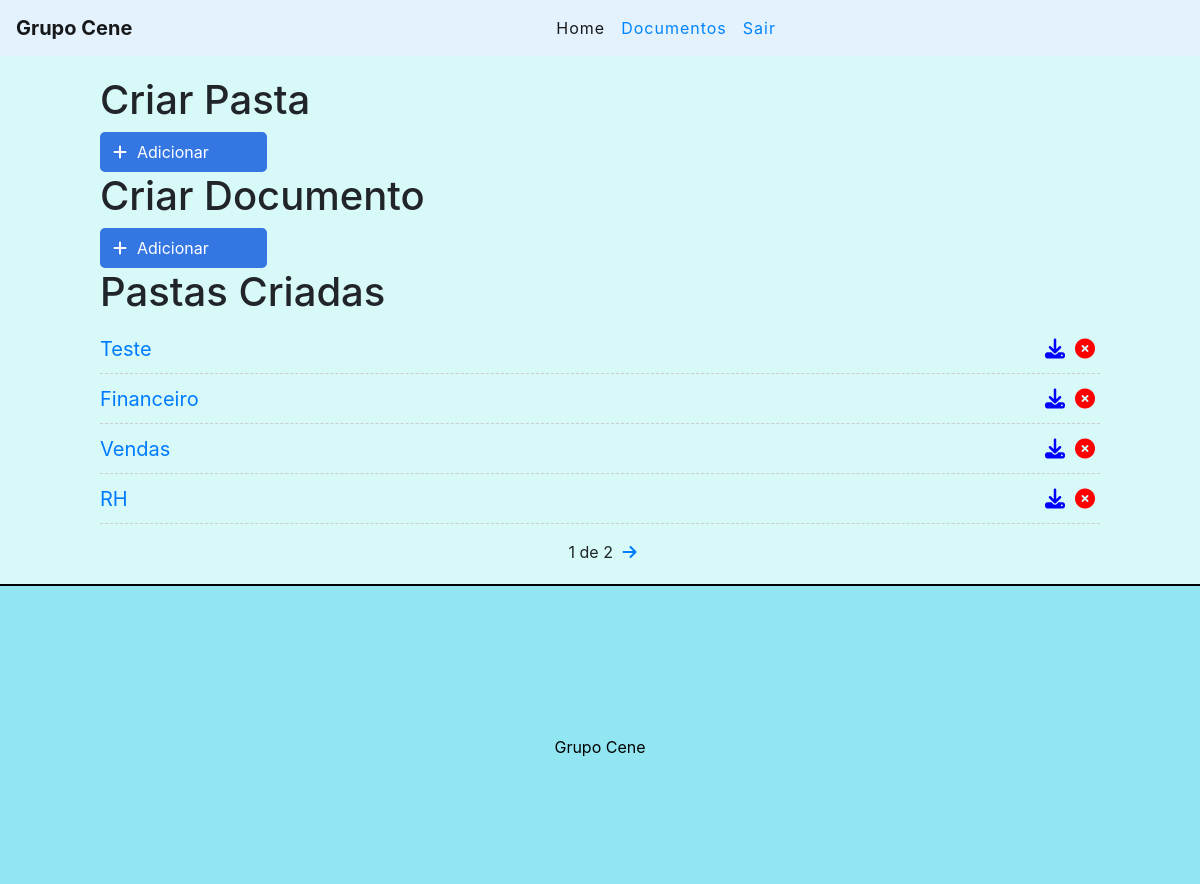
The app's page / (signed in) with its own data.
### documentos/models.py (models this page shows, shortened)
class Pasta(models.Model):
    title = models.CharField(max_length=255)
    nomePdf = models.FileField(upload_to='pdfs/')
    NomeDoc = models.CharField(max_length=255)
    created_at = models.DateTimeField(auto_now_add=True)

### documentos/views.py (the view)
# urls.py: path('', views.pastaList, name="pasta-list"),
@login_required
def pastaList(request):
    pastas_list = Pasta.objects.all().order_by('-created_at')
    paginator = Paginator(pastas_list, 4)
    page = request.GET.get('page')
    pastas = paginator.get_page(page)
    return render(request, 'documentos/home.html', {'pastas': pastas})

### documentos/templates/documentos/home.html (shortened to what this page needs)
{% extends 'base.html' %}
{% block content %}
<div class="offset-1 col-10 list-div">
    <h1>Criar Pasta</h1>
    <a id="add-link" href="/novapasta/">
        <div class="col-2 add-div">
            <i class="fas fa-plus"></i>Adicionar
        </div>
    </a>
    <h1>Criar Documento</h1>
    <a id="add-link" href="/upload">
        <div class="col-2 add-div">
            <i class="fas fa-plus"></i>Adicionar
        </div>
    </a>
    <h1>Pastas Criadas</h1>
    <ul class="doc-list">
        {% for pasta in pastas %}
        <li class="doc-item">
            <span><a href="/pasta/{{pasta.id}}">{{pasta.title}}</a></span>
            <a href="/delete/{{pasta.id}}" class="delete-btn"><span><i class="fas fa-times-circle"></i></span></a>
            <span><i class="fas fa-download"></i></span>
        </li>
        {% endfor %}
    </ul>
    <div class="pagination">
        <span class="step-links">
            {% if pastas.paginator.num_pages %}
            <span class="current">
                {{ pastas.number }} de {{ pastas.paginator.num_pages }}
            </span>
            {% endif %}
            {% if pastas.has_next %}
                <a href="?page={{ pastas.next_page_number }}"><i class="fas fa-arrow-right"></i></a>
            {% endif %}
        </span>
    </div>
</div>
{% endblock %}

### documentos/static/css/styles.css (style rules this page uses)
#add-link { text-decoration: none; }
.add-div { background-color: #3476e2; cursor: pointer; display: inline-block; color: #fff; padding: 8px; border-radius: 5px; margin-right: 25px; }
.fas.fa-plus { color: #fff; margin-right: 10px; margin-left: 5px; }
.list-div { padding: 0; }
.doc-list { padding-left: 0; }
.doc-item { list-style: none; font-size: 20px; height: 50px; padding-top: 10px; border-bottom: 1px dashed #ccc; }
.fas.fa-times-circle, .fas.fa-box, .fas.fa-download { cursor: pointer; margin: 5px; font-size: 20px; float: right; }
.fas.fa-times-circle { color: red; }
.fas.fa-download { color: blue; }
.pagination { margin-bottom: 20px; }
.step-links { position: relative; margin-left: auto; margin-right: auto; }
.step-links .current { margin-left: 5px; margin-right: 5px; }

### records on screen
Pasta: title "Teste"
Pasta: title "Financeiro"
Pasta: title "Vendas"
Pasta: title "RH"

### other values on screen
{{ pastas.number }} "1"
{{ pastas.paginator.num_pages }} "2"
